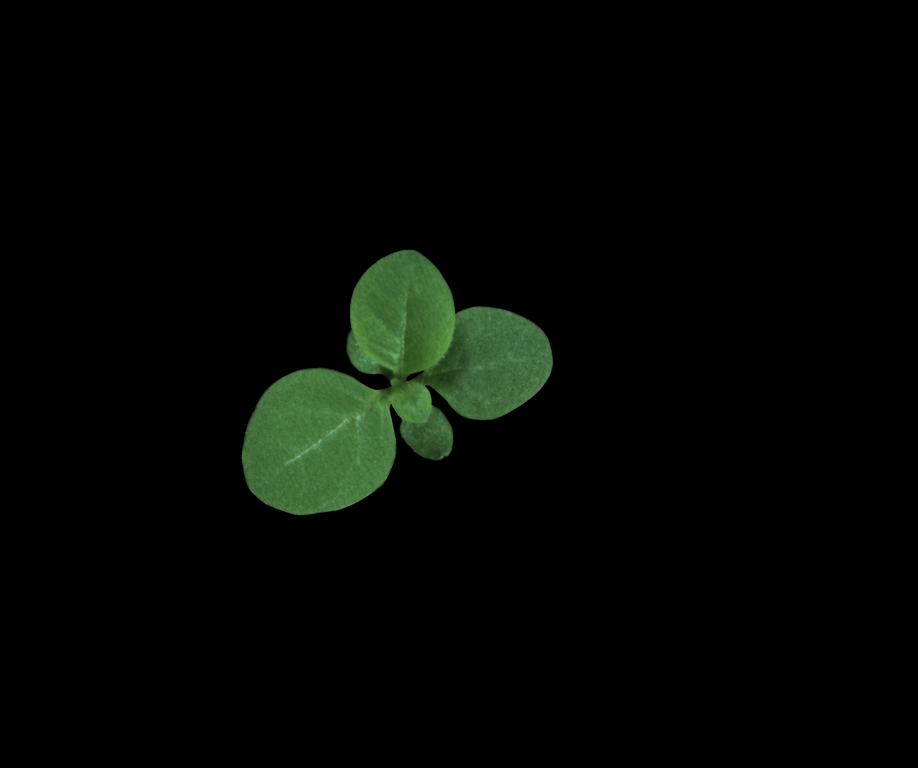
#> input picture Project leaf_instance_segmentation/plant016.png, 918 x 768 px, shrunk from 2448 x 2048 before the run, found by its file name; the run also reads 2 pictures not shown here
$ jupyter execute leaf_instance_seg_final.ipynb
#> lines starting #> are read from the running program, lines starting #| are printed output that depends on the picture; after the words box and inside, x2 and y2 are one past the last pixel; in counts of white or black regions, pixels touching at a corner belong together
[cell 1]
import cv2
import numpy as np
from skimage.segmentation import slic
from skimage.measure import regionprops
from scipy.ndimage import distance_transform_edt, maximum_filter
from skimage.segmentation import watershed
from sklearn.cluster import KMeans
from sklearn.preprocessing import StandardScaler
from sklearn.metrics import pairwise_distances_argmin_min
from scipy import ndimage as ndi
from google.colab.patches import cv2_imshow
import matplotlib.pyplot as plt
from skimage.segmentation import mark_boundaries
import PIL.Image as Image
from skimage import io

[cell 2]
from google.colab import drive
drive.mount('/content/drive')

[cell 3]
image = Image.open("/content/drive/MyDrive/plant016.png")
#> image is the input picture: PIL image 918x768 RGB; mean R, G, B 4.1, 6.7, 3.6
#Convert the image file to a matrix
image = np.array(image)
img = cv2.cvtColor(image, cv2.COLOR_BGR2GRAY)
ret, thresh1 = cv2.threshold(img, 0, 255, cv2.THRESH_BINARY)
#> thresh1: shape (768, 918); 6.3% white; 49 white regions (48 under 20 px), largest, box (x1, y1, x2, y2) and area: (239, 249, 555, 517) 44297
plt.imshow(thresh1, cmap=plt.get_cmap('gray'))
plt.title('Binary Image')
plt.show()
print(thresh1.shape)
#| (768, 918)

[cell 4]
# Step 2: SLIC superpixel segmentation on the KMeans segmented output
segmentt = slic(image, n_segments=2000, compactness=5)
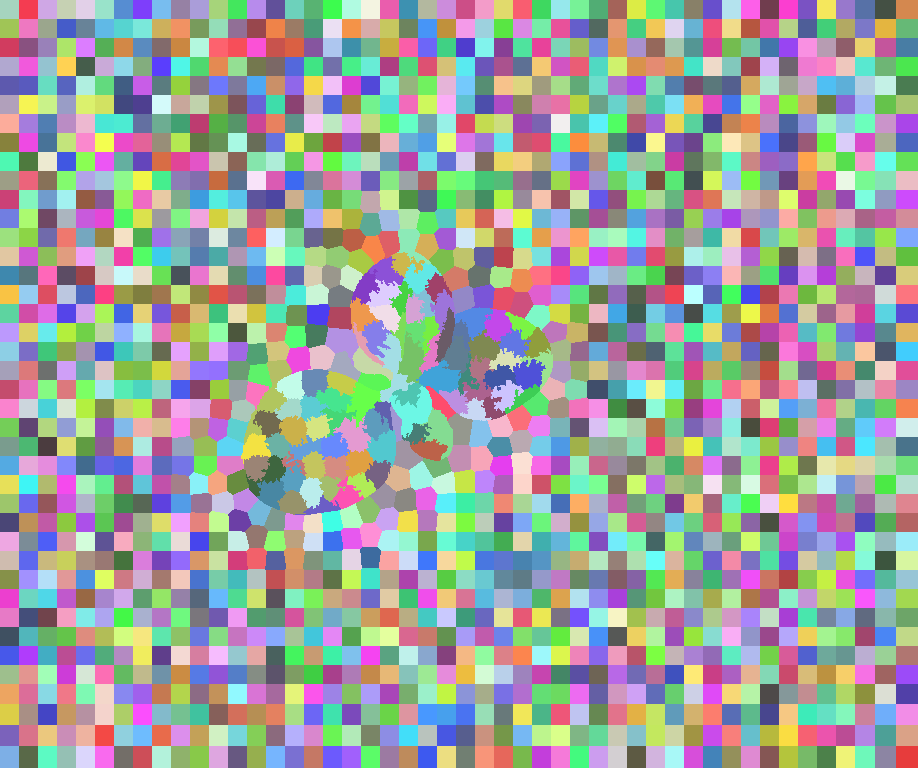
#> segmentt: shape (768, 918) int64; 1865 distinct labels, from 1 to 1865; one colour per label, 0 black
# show the output of SLIC
fig = plt.figure("Superpixels -- %d segments" % (2000))
ax = fig.add_subplot(1, 1, 1)
ax.imshow(mark_boundaries(image, segmentt))
plt.axis("off")
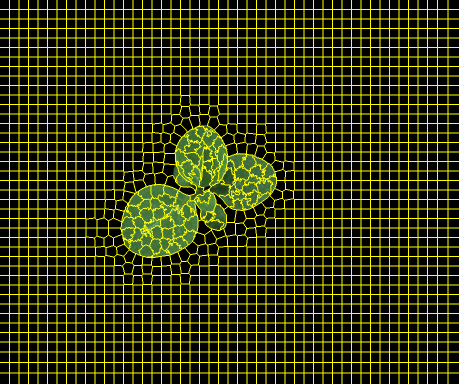
#> shown: shape (768, 918, 3) float64 (shown at 1/2 size); mean R, G, B 0.206, 0.214, 0.0106

[cell 5]
centroids = np.array([prop.centroid for prop in regionprops(segmentt)])
#> centroids = 1865 pairs, first value 9 to 756.5, second value 9 to 906.5
fig = plt.figure("Superpixels -- %d segments" % (2000))
ax = fig.add_subplot(1, 1, 1)
ax.imshow(mark_boundaries(image, segmentt))
ax.plot(centroids[:, 1], centroids[:, 0], 'rx')
plt.axis("off")

[cell 6]
distTransform= cv2.distanceTransform(thresh1, cv2.DIST_L2, 3)
print(distTransform.shape)
#| (768, 918)
plt.imshow(distTransform, cmap=plt.get_cmap('gray'))
plt.title('Original Image')
plt.show()

[cell 7]
from skimage.feature import peak_local_max
coords = peak_local_max(distTransform, footprint=np.ones((100, 100)), labels=thresh1)
#> coords = [[440, 317], [362, 486], [321, 405]]
fig, (ax0, ax1) = plt.subplots(1, 2)
ax1.imshow(distTransform)
ax0.imshow(thresh1)
ax1.plot(coords[:, 1], coords[:, 0], 'rx',markersize=5)
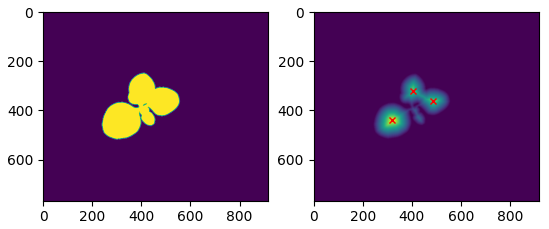
#> figure drawn by matplotlib, 2 panels

[cell 8]
A=coords
#> A = [[440, 317], [362, 486], [321, 405]]
B=centroids
#> B has the same summary as centroids
print(A.shape)
#| (3, 2)
print(B.shape)
#| (1865, 2)
print(A)
#| [[440 317]
#|  [362 486]
#|  [321 405]]

[cell 9]
from scipy.spatial.distance import cdist
distancess = cdist(A, B)
print(distancess.shape)
#| (3, 1865)
print(distancess)
#> (printed output is left out)

[cell 10]
# Calculate distances between centroids and local maxima
distances = np.zeros((len(centroids), len(coords)))
#> distances = 1865 rows, first 8: [0, 0, 0], [0, 0, 0], [0, 0, 0], [0, 0, 0], [0, 0, 0], [0, 0, 0], [0, 0, 0], [0, 0, 0]

for i, centroid in enumerate(centroids):
    distances[i] = np.linalg.norm(coords - centroid, axis=1)
#> this loop made 1865 passes
#> centroid on passes 1 to 3: [9, 9], [9, 28], [9, 47]
#> after the loop, distances = 1865 rows, first 8: [529.7, 593.4, 504.1], [518.9, 578.2, 489.4], [508.6, 563.3, 474.9], [498.8, 548.6, 460.7], [489.5, 534.2, 446.9], [480.8, 520.1, 433.5], [472.6, 506.3, 420.6], [465.2, 492.9, 408.1]

# Find the index of the closest local maxima for each centroid
closest_maxima_indices = np.argmin(distances, axis=1)
#> closest_maxima_indices = 1865 values, max 2 at index 0, min 0 at index 288, mean 0.889

# Extract the corresponding closest local maxima
seeds_maxima = coords[closest_maxima_indices]
#> seeds_maxima = 1865 pairs, first value 321 to 440, second value 317 to 486
print(len(seeds_maxima))
#| 1865
# Visualize the centroids and the corresponding closest local maxima
fig, ax = plt.subplots(figsize=(8, 8))
ax.imshow(image)

# Plot centroids in blue
ax.plot(centroids[:, 1], centroids[:, 0], 'bo', label='Centroids')

# Plot closest local maxima in red
ax.plot(seeds_maxima[:, 1], seeds_maxima[:, 0], 'ro', label='Seeds (Maxima)')

ax.legend()
plt.show()
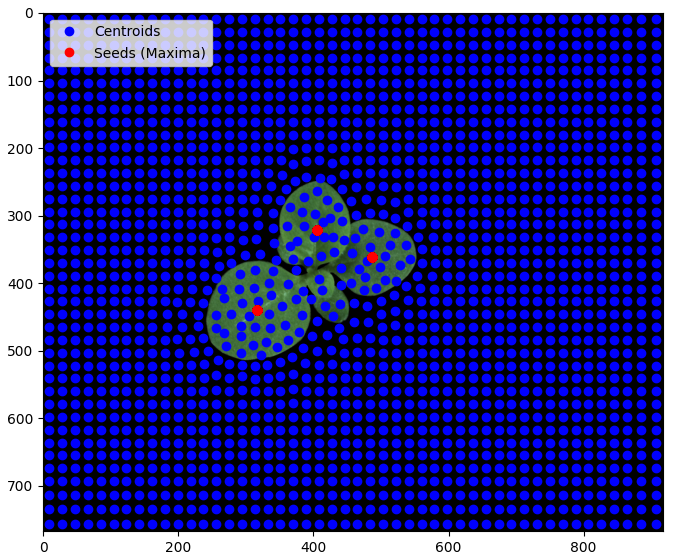
#> figure drawn by matplotlib, 1 panel

**Direct assigning coords_maximas as a marker**

[cell 11]
from skimage.color import label2rgb

# Step 5: Create markers for watershed
markers = np.zeros_like(distTransform, dtype=np.int32)
for idx, coord in enumerate(coords, start=1):
    markers[int(coord[0]), int(coord[1])] = idx
#> this loop made 3 passes
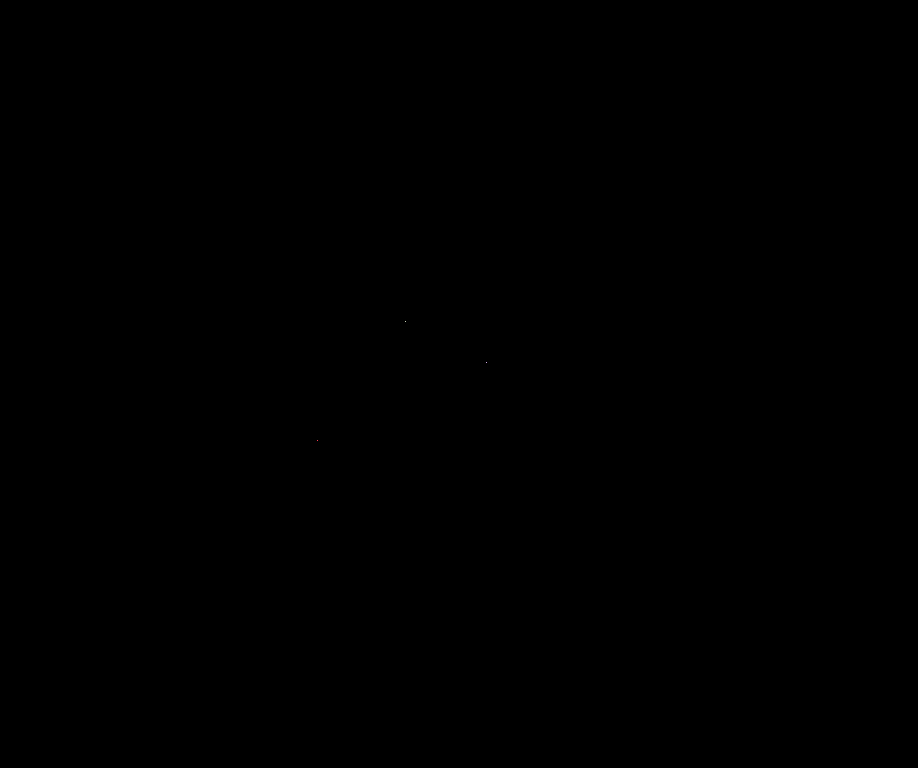
#> markers: shape (768, 918) int32; 4 distinct labels, from 0 to 3; one colour per label, 0 black

# Step 6: Apply Watershed Algorithm
labels = watershed(-distTransform, markers, mask=thresh1)
#> labels: shape (768, 918) int32; 4 distinct labels, from 0 to 3

# Step 7: Assign random colors to each label
label_colors = label2rgb(labels, image=image, bg_label=0)

# Step 8: Display individual leaf segments with different colors
fig, ax = plt.subplots(figsize=(10, 10))
ax.imshow(label_colors)
ax.set_title('Individual Leaf Segmentation')
ax.axis('off')
plt.show()

num_segments = len(np.unique(labels)) - 1  # Exclude background label (0)
#> num_segments = 3
print("Number of segments:", num_segments)
#| Number of segments: 3

**using first approach by calculating distance between coords_maxima and centroids and taking that location from segments where both lays and use it as a marker for watershed**

[cell 12]
# 1st approach
import cv2
import numpy as np
from skimage.segmentation import slic, watershed
from skimage.feature import peak_local_max
from skimage import io
from scipy.ndimage import distance_transform_edt
import matplotlib.pyplot as plt
from skimage.segmentation import mark_boundaries
from skimage.color import label2rgb

# Load the image
image = io.imread("/content/drive/MyDrive/plant016.png")

# Step 1: Convert the image to grayscale
img_gray = cv2.cvtColor(image, cv2.COLOR_BGR2GRAY)

# Step 2: Thresholding to obtain a binary image
ret, thresh1 = cv2.threshold(img_gray, 0, 255, cv2.THRESH_BINARY)

# Step 3: SLIC superpixel segmentation
segments = slic(image, n_segments=2000, compactness=5)

# Step 4: Calculate distance transform on the binary image
dist_transform = cv2.distanceTransform(thresh1, cv2.DIST_L2, 3)

# Step 5: Identify local maxima in the distance map
coords_maxima = peak_local_max(dist_transform, footprint=np.ones((100, 100)), labels=thresh1)
#> coords_maxima = [[440, 317], [362, 486], [321, 405]]
print("coord",coords_maxima.shape)
#| coord (3, 2)
# Step 6: Extract centroids of superpixels
centroids = np.array([prop.centroid for prop in regionprops(segments)])
print("centr",centroids.shape)
#| centr (1865, 2)

di = np.linalg.norm(coords_maxima[:, np.newaxis, :] - centroids, axis=2)
min_distance_indices = np.argmin(di, axis=1)
#> min_distance_indices = [1028, 898, 806]
mar = centroids[min_distance_indices]
#> mar = [[427, 317.6], [367.7, 479.4], [331.9, 400.7]]

# Step 7: Identify the most central superpixels within the leaves
#markers = np.zeros_like(img_gray, dtype=int)
print(markers.shape)
#| (768, 918)
markers = np.zeros_like(img_gray, dtype=np.int32)
for idx, aq in enumerate(mar, start=1):
    markers[int(aq[0]), int(aq[1])] = idx
#> this loop made 3 passes
#> markers: shape (768, 918) int32; 4 distinct labels, from 0 to 3

print("diss",markers.shape)
#| diss (768, 918)
#print("arg",min_index)
# Step 8: Apply watershed segmentation
labels = watershed(-dist_transform, markers, mask=thresh1)

# Step 9: Assign random colors to each label
label_colors = label2rgb(labels, image=image, bg_label=0)

# Step 10: Display individual leaf segments with different colors
plt.figure(figsize=(10, 10))
plt.imshow(label_colors)
plt.axis("off")
plt.show()
num_segments = len(np.unique(labels)) - 1  # Exclude background label (0)
print("Number of segments:", num_segments)
#| Number of segments: 3

[cell 13]
fig, ax = plt.subplots(figsize=(10, 10))
ax.imshow(mark_boundaries(image, labels, color=(1, 0, 0), mode='thick'))
plt.axis("off")
plt.title('Individual Leaf Segmentation')
plt.show()

[cell 14]
# Step 6: Extract individual leaf segments
individual_segments = []
for region in regionprops(labels):
    minr, minc, maxr, maxc = region.bbox
    leaf_segment = image[minr:maxr, minc:maxc]
    individual_segments.append(leaf_segment)
#> this loop made 3 passes
#> (minr, minc, maxr, maxc) on passes 1 to 3: (367, 240, 516, 455), (306, 422, 421, 555), (249, 345, 381, 456)
#> pass 1, `leaf_segment = image[minr:maxr, minc:maxc]`:
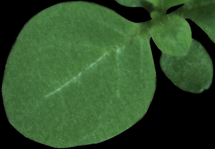
#> leaf_segment: shape (149, 215, 3); mean R, G, B 48.7, 80.7, 42.4
#> after the loop, individual_segments = 3 items

# Step 7: Display individual leaf segments
fig, axs = plt.subplots(1, len(individual_segments), figsize=(15, 15))
for i, segment in enumerate(individual_segments):
    axs[i].imshow(segment)
    axs[i].axis('off')
    axs[i].set_title(f'Leaf {i + 1}')
#> this loop made 3 passes

plt.show()

[cell 15]
import matplotlib.pyplot as plt
from skimage import color, io
from skimage.segmentation import mark_boundaries

# Load your original image and segmented labels
original_image = io.imread("/content/drive/MyDrive/plant016.png")
segmented_labels = labels

# Convert segmented labels to RGB color format
segmented_overlay = color.label2rgb(segmented_labels, image=original_image, bg_label=0, alpha=0.4, image_alpha=1)

# Display the original image and the overlay
fig, axes = plt.subplots(nrows=1, ncols=2, figsize=(10, 5))
axes[0].imshow(original_image)
axes[0].set_title('Original Image')

axes[1].imshow(segmented_overlay)
axes[1].set_title('Segmented Overlay')

plt.show()

**using second approach by calculating distance between coords_maxima and centroids and taking that location from segments where both lays and use it as a marker for watershed**

[cell 16]
# 2nd approach
import cv2
import numpy as np
from skimage.segmentation import slic, watershed
from skimage.feature import peak_local_max
from skimage import io
from scipy.ndimage import distance_transform_edt
import matplotlib.pyplot as plt
from skimage.segmentation import mark_boundaries
from skimage.color import label2rgb

# Load the image
image = io.imread("/content/drive/MyDrive/plant016.png")

# Step 1: Convert the image to grayscale
img_gray = cv2.cvtColor(image, cv2.COLOR_BGR2GRAY)

# Step 2: Thresholding to obtain a binary image
ret, thresh1 = cv2.threshold(img_gray, 0, 255, cv2.THRESH_BINARY)

# Step 3: SLIC superpixel segmentation
segments = slic(image, n_segments=2000, compactness=5)

# Step 4: Calculate distance transform on the binary image
dist_transform = cv2.distanceTransform(thresh1, cv2.DIST_L2, 3)

# Step 5: Identify local maxima in the distance map
coords_maxima = peak_local_max(dist_transform, footprint=np.ones((100, 100)), labels=thresh1)

# Step 6: Extract centroids of superpixels
centroids = np.array([prop.centroid for prop in regionprops(segments)])

# Step 7: Identify the most central superpixels within the leaves
markers = np.zeros_like(img_gray, dtype=int)
for coord in coords_maxima:
    distances = np.linalg.norm(centroids - coord[::-1], axis=1)
    min_index = np.argmin(distances)
    markers[segments == min_index + 1] = min_index + 1
#> this loop made 3 passes
#> (coord, min_index) on passes 1 to 3: ([440, 317], 759), ([362, 486], 1161), ([321, 405], 984)
#> markers: shape (768, 918) int64; 4 distinct labels, from 0 to 1162

# Step 8: Apply watershed segmentation
labels = watershed(-dist_transform, markers, mask=thresh1)
#> labels: shape (768, 918) int64; 4 distinct labels, from 0 to 1162

# Step 9: Assign random colors to each label
label_colors = label2rgb(labels, image=image, bg_label=0)

# Step 10: Display individual leaf segments with different colors
plt.figure(figsize=(10, 10))
plt.imshow(label_colors)
plt.axis("off")
plt.show()
num_segments = len(np.unique(labels)) - 1  # Exclude background label (0)
print("Number of segments:", num_segments)
#| Number of segments: 3

**changing parameters**

[cell 17]
from skimage.segmentation import mark_boundaries
from skimage.color import label2rgb

# Load the image
image = io.imread("/content/drive/MyDrive/plant016.png")

# Step 1: Convert the image to grayscale
img_gray = cv2.cvtColor(image, cv2.COLOR_BGR2GRAY)

# Step 2: Thresholding to obtain a binary image
ret, thresh1 = cv2.threshold(img_gray, 0, 255, cv2.THRESH_BINARY)

# Step 3: SLIC superpixel segmentation
segments = slic(image, n_segments=10, compactness=5)
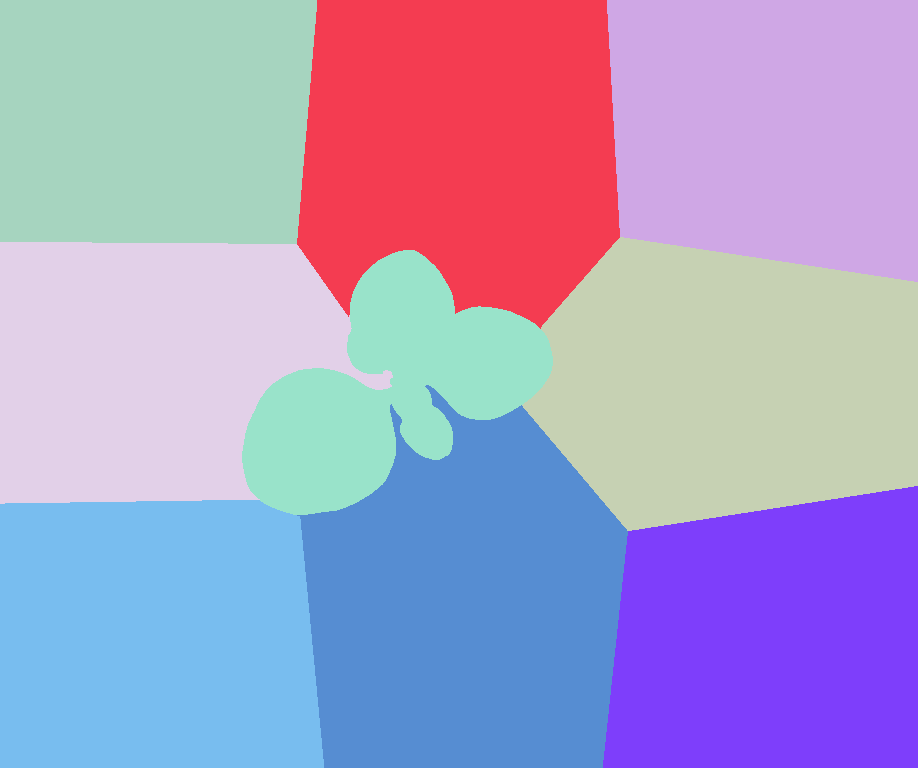
#> segments: shape (768, 918) int64; 9 distinct labels, from 1 to 9; one colour per label, 0 black
fig = plt.figure("Superpixels -- %d segments" % (2000))
ax = fig.add_subplot(1, 1, 1)
ax.imshow(mark_boundaries(image, segments))
plt.axis("off")

[cell 18]
dist_transform = cv2.distanceTransform(thresh1, cv2.DIST_L2, 3)
coords_maxima = peak_local_max(dist_transform, footprint=np.ones((100, 100)), labels=thresh1)

[cell 19]
centroids = np.array([prop.centroid for prop in regionprops(segments)])
#> centroids = [[119.6, 153.4], [145.9, 461.7], [128.6, 769.7], [383.1, 730.1], [363.5, 150.4], [389, 388.9], [607.1, 466.8], [639.4, 770.7], [636.6, 155.1]]
print(centroids.shape)
#| (9, 2)

[cell 20]
# Calculate distances between centroids and local maxima
distances = np.zeros((len(centroids), len(coords)))
#> distances = [[0, 0, 0], [0, 0, 0], [0, 0, 0], [0, 0, 0], [0, 0, 0], [0, 0, 0], [0, 0, 0], [0, 0, 0], [0, 0, 0]]

for i, centroid in enumerate(centroids):
    distances[i] = np.linalg.norm(coords - centroid, axis=1)
#> this loop made 9 passes
#> after the loop, distances = [[359.7, 411.5, 322.3], [327.8, 217.5, 184.1], [549.5, 367.4, 412.3], [417.1, 245.1, 331], [183.3, 335.6, 258.1], [88.16, 100.8, 69.88], [224.5, 245.9, 292.7], [495.6, 397.5, 484.9], [254.7, 430, 402.6]]

# Find the index of the closest local maxima for each centroid
closest_maxima_indices = np.argmin(distances, axis=1)
#> closest_maxima_indices = [2, 2, 1, 1, 0, 2, 0, 1, 0]

# Extract the corresponding closest local maxima
seeds_maxima = coords[closest_maxima_indices]
#> seeds_maxima = [[321, 405], [321, 405], [362, 486], [362, 486], [440, 317], [321, 405], [440, 317], [362, 486], [440, 317]]
print(len(seeds_maxima))
#| 9
# Visualize the centroids and the corresponding closest local maxima
fig, ax = plt.subplots(figsize=(8, 8))
ax.imshow(image)

# Plot centroids in blue
ax.plot(centroids[:, 1], centroids[:, 0], 'bo', label='Centroids')

# Plot closest local maxima in red
ax.plot(seeds_maxima[:, 1], seeds_maxima[:, 0], 'ro', label='Seeds (Maxima)')

ax.legend()
plt.show()
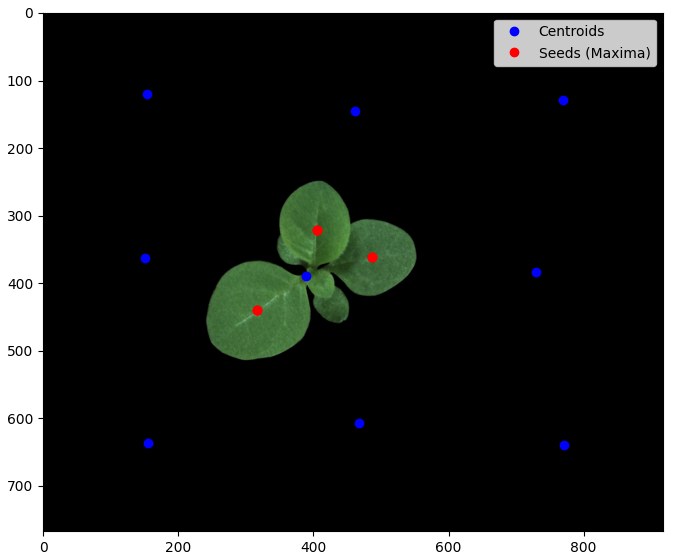
#> figure drawn by matplotlib, 1 panel

[cell 21]
di = np.linalg.norm(coords_maxima[:, np.newaxis, :] - centroids, axis=2)
min_distance_indices = np.argmin(di, axis=1)
#> min_distance_indices = [5, 5, 5]
#> (the rest of the program and of its run is left out)
